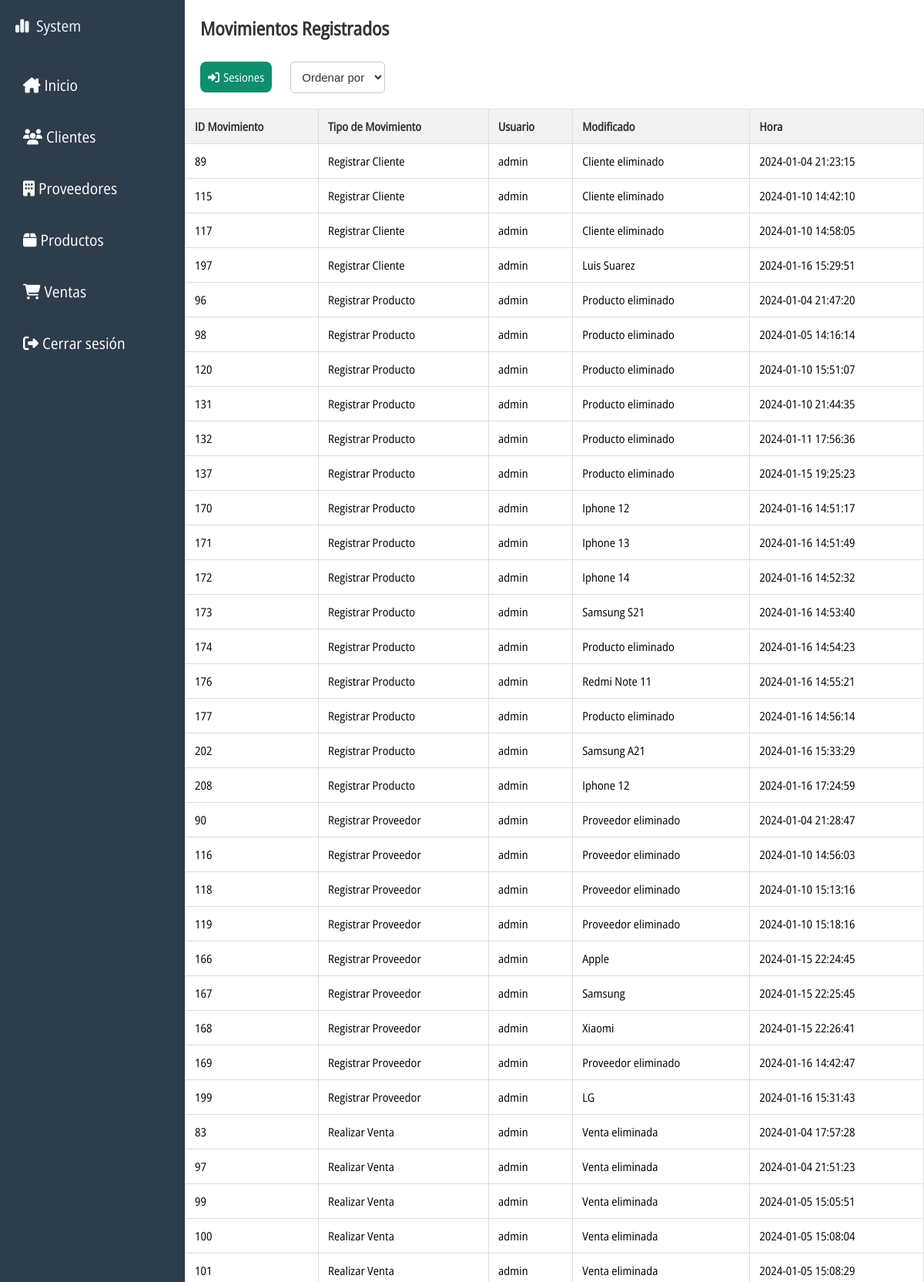
Screenshot of /movimientos.php (signed in, upper part) with the database file from the repository.
### tables this page shows
CREATE TABLE `usermovimiento` (
  `id_movimiento` int(11) NOT NULL,
  `tipo_movimiento` int(11) DEFAULT NULL,
  `id_usuario` int(11) DEFAULT NULL,
  `hora` timestamp NOT NULL DEFAULT current_timestamp(),
  `id_relacion` int(11) DEFAULT NULL,
  `tipo_relacion` enum('cliente','producto','proveedor','venta') DEFAULT NULL
);

CREATE TABLE `tipomovimientos` (
  `id_tipomovimiento` int(11) NOT NULL,
  `descripcion_mov` varchar(255) DEFAULT NULL
);

CREATE TABLE `usuario` (
  `id_usuario` int(11) NOT NULL,
  `nom_ape` text NOT NULL,
  `dni` int(8) NOT NULL,
  `mail` varchar(255) NOT NULL,
  `telefono` bigint(20) NOT NULL,
  `contra_user` varchar(255) NOT NULL,
  `id_rol` int(20) NOT NULL
);

### movimientos.php (the view, shortened to what this page needs)
<?php
include('conexion.php');
?>
<?php include("cabecera.php"); ?>
<body>
<?php include("lateral.php"); ?>
<section id="content-index">
<h1>Movimientos Registrados</h1>
<div class="botones">
<a href="sesiones.php"><i class="fa-solid fa-right-to-bracket"></i>Sesiones</a>
<select name="ordenar">
    <option value="">Ordenar por</option>
</select>
</div>
<table class="table-user">
    <thead>
        <th>ID Movimiento</th>
        <th>Tipo de Movimiento</th>
        <th>Usuario</th>
        <th>Modificado</th>
        <th>Hora</th>
    </thead>
    <tbody>
    <?php
    $sql = "SELECT um.id_movimiento, tm.descripcion_mov AS tipo_movimiento, u.nom_ape AS usuario, um.hora,
    CASE
        WHEN um.tipo_relacion = 'cliente' THEN COALESCE(c.nom_ape, 'Cliente eliminado')
        WHEN um.tipo_relacion = 'producto' THEN COALESCE(p.nom_producto, 'Producto eliminado')
        WHEN um.tipo_relacion = 'proveedor' THEN COALESCE(pr.razon_social, 'Proveedor eliminado')
        WHEN um.tipo_relacion = 'venta' THEN  COALESCE(v.id_venta, 'Venta eliminada')
        ELSE ''
    END AS relacionado
FROM usermovimiento um
INNER JOIN tipomovimientos tm ON um.tipo_movimiento = tm.id_tipomovimiento
INNER JOIN usuario u ON um.id_usuario = u.id_usuario
LEFT JOIN cliente c ON um.tipo_relacion = 'cliente' AND um.id_relacion = c.id_cliente
LEFT JOIN producto p ON um.tipo_relacion = 'producto' AND um.id_relacion = p.id_producto
LEFT JOIN proveedor pr ON um.tipo_relacion = 'proveedor' AND um.id_relacion = pr.id_proveedor
LEFT JOIN venta v ON um.tipo_relacion = 'venta' AND um.id_relacion = v.id_venta";
        $result = mysqli_query($con, $sql);
        while ($row = mysqli_fetch_array($result)) {
            echo "<tr>";
            echo "<td>" . $row['id_movimiento'] . "</td>";
            echo "<td>" . $row['tipo_movimiento'] . "</td>";
            echo "<td>" . $row['usuario'] . "</td>";
            echo "<td>" . $row['relacionado'] . "</td>";
            echo "<td>" . $row['hora'] . "</td>";
            echo "</tr>";
        }
        ?>
    </tbody>
</table>
</section>
</div>
</body>
</html>

### css/estilo.css (style rules this page uses)
* { margin: 0px; padding: 0px; }
#content-index { background-color: white; grid-area: content-index; overflow-y: auto; }
#content-index h1 { font-family: OpenSans; color: #333; margin: 20px; display: inline-block; }
.table-user { font-family: OpenSans; font-size: 15px; border-collapse: collapse; width: 100%; margin: 20px 0; overflow-y: auto; max-height: calc(100vh - 40px); }
.table-user th, .table-user td { padding: 12px; border: 1px solid #ddd; text-align: left; }
.table-user th { background-color: #f2f2f2; color: #333; }
.botones a { font-family: OpenSans; color: white; background-color:#0D8E6E ; padding: 10px; text-decoration: none; border-radius: 8px; font-size: 15px; margin-left: 20px; }
.botones a i { margin-right: 5px; margin-top:20px; margin-bottom: 10px; }
select { padding: 10px; font-size: 15px; border: 1px solid #ccc; border-radius: 5px; background-color: #fff; color: #333; margin-left: 20px; }
select option { background-color: #fff; color: #333; }

### rows the page displays
usermovimiento: id_movimiento "89", tipo_movimiento.descripcion_mov "Registrar Cliente", id_usuario.nom_ape "admin", relacionado "Cliente eliminado", hora "2024-01-04 21:23:15"
usermovimiento: id_movimiento "115", tipo_movimiento.descripcion_mov "Registrar Cliente", id_usuario.nom_ape "admin", relacionado "Cliente eliminado", hora "2024-01-10 14:42:10"
usermovimiento: id_movimiento "117", tipo_movimiento.descripcion_mov "Registrar Cliente", id_usuario.nom_ape "admin", relacionado "Cliente eliminado", hora "2024-01-10 14:58:05"
usermovimiento: id_movimiento "197", tipo_movimiento.descripcion_mov "Registrar Cliente", id_usuario.nom_ape "admin", relacionado "Luis Suarez", hora "2024-01-16 15:29:51"
usermovimiento: id_movimiento "96", tipo_movimiento.descripcion_mov "Registrar Producto", id_usuario.nom_ape "admin", relacionado "Producto eliminado", hora "2024-01-04 21:47:20"
usermovimiento: id_movimiento "98", tipo_movimiento.descripcion_mov "Registrar Producto", id_usuario.nom_ape "admin", relacionado "Producto eliminado", hora "2024-01-05 14:16:14"
usermovimiento: id_movimiento "120", tipo_movimiento.descripcion_mov "Registrar Producto", id_usuario.nom_ape "admin", relacionado "Producto eliminado", hora "2024-01-10 15:51:07"
usermovimiento: id_movimiento "131", tipo_movimiento.descripcion_mov "Registrar Producto", id_usuario.nom_ape "admin", relacionado "Producto eliminado", hora "2024-01-10 21:44:35"
usermovimiento: id_movimiento "132", tipo_movimiento.descripcion_mov "Registrar Producto", id_usuario.nom_ape "admin", relacionado "Producto eliminado", hora "2024-01-11 17:56:36"
usermovimiento: id_movimiento "137", tipo_movimiento.descripcion_mov "Registrar Producto", id_usuario.nom_ape "admin", relacionado "Producto eliminado", hora "2024-01-15 19:25:23"
usermovimiento: id_movimiento "170", tipo_movimiento.descripcion_mov "Registrar Producto", id_usuario.nom_ape "admin", relacionado "Iphone 12", hora "2024-01-16 14:51:17"
usermovimiento: id_movimiento "171", tipo_movimiento.descripcion_mov "Registrar Producto", id_usuario.nom_ape "admin", relacionado "Iphone 13", hora "2024-01-16 14:51:49"
usermovimiento: id_movimiento "172", tipo_movimiento.descripcion_mov "Registrar Producto", id_usuario.nom_ape "admin", relacionado "Iphone 14", hora "2024-01-16 14:52:32"
usermovimiento: id_movimiento "173", tipo_movimiento.descripcion_mov "Registrar Producto", id_usuario.nom_ape "admin", relacionado "Samsung S21", hora "2024-01-16 14:53:40"
usermovimiento: id_movimiento "174", tipo_movimiento.descripcion_mov "Registrar Producto", id_usuario.nom_ape "admin", relacionado "Producto eliminado", hora "2024-01-16 14:54:23"
usermovimiento: id_movimiento "176", tipo_movimiento.descripcion_mov "Registrar Producto", id_usuario.nom_ape "admin", relacionado "Redmi Note 11", hora "2024-01-16 14:55:21"
usermovimiento: id_movimiento "177", tipo_movimiento.descripcion_mov "Registrar Producto", id_usuario.nom_ape "admin", relacionado "Producto eliminado", hora "2024-01-16 14:56:14"
usermovimiento: id_movimiento "202", tipo_movimiento.descripcion_mov "Registrar Producto", id_usuario.nom_ape "admin", relacionado "Samsung A21", hora "2024-01-16 15:33:29"
usermovimiento: id_movimiento "208", tipo_movimiento.descripcion_mov "Registrar Producto", id_usuario.nom_ape "admin", relacionado "Iphone 12", hora "2024-01-16 17:24:59"
usermovimiento: id_movimiento "90", tipo_movimiento.descripcion_mov "Registrar Proveedor", id_usuario.nom_ape "admin", relacionado "Proveedor eliminado", hora "2024-01-04 21:28:47"
usermovimiento: id_movimiento "116", tipo_movimiento.descripcion_mov "Registrar Proveedor", id_usuario.nom_ape "admin", relacionado "Proveedor eliminado", hora "2024-01-10 14:56:03"
usermovimiento: id_movimiento "118", tipo_movimiento.descripcion_mov "Registrar Proveedor", id_usuario.nom_ape "admin", relacionado "Proveedor eliminado", hora "2024-01-10 15:13:16"
usermovimiento: id_movimiento "119", tipo_movimiento.descripcion_mov "Registrar Proveedor", id_usuario.nom_ape "admin", relacionado "Proveedor eliminado", hora "2024-01-10 15:18:16"
usermovimiento: id_movimiento "166", tipo_movimiento.descripcion_mov "Registrar Proveedor", id_usuario.nom_ape "admin", relacionado "Apple", hora "2024-01-15 22:24:45"
usermovimiento: id_movimiento "167", tipo_movimiento.descripcion_mov "Registrar Proveedor", id_usuario.nom_ape "admin", relacionado "Samsung", hora "2024-01-15 22:25:45"
usermovimiento: id_movimiento "168", tipo_movimiento.descripcion_mov "Registrar Proveedor", id_usuario.nom_ape "admin", relacionado "Xiaomi", hora "2024-01-15 22:26:41"
usermovimiento: id_movimiento "169", tipo_movimiento.descripcion_mov "Registrar Proveedor", id_usuario.nom_ape "admin", relacionado "Proveedor eliminado", hora "2024-01-16 14:42:47"
usermovimiento: id_movimiento "199", tipo_movimiento.descripcion_mov "Registrar Proveedor", id_usuario.nom_ape "admin", relacionado "LG", hora "2024-01-16 15:31:43"
usermovimiento: id_movimiento "83", tipo_movimiento.descripcion_mov "Realizar Venta", id_usuario.nom_ape "admin", relacionado "Venta eliminada", hora "2024-01-04 17:57:28"
usermovimiento: id_movimiento "97", tipo_movimiento.descripcion_mov "Realizar Venta", id_usuario.nom_ape "admin", relacionado "Venta eliminada", hora "2024-01-04 21:51:23"
usermovimiento: id_movimiento "99", tipo_movimiento.descripcion_mov "Realizar Venta", id_usuario.nom_ape "admin", relacionado "Venta eliminada", hora "2024-01-05 15:05:51"
usermovimiento: id_movimiento "100", tipo_movimiento.descripcion_mov "Realizar Venta", id_usuario.nom_ape "admin", relacionado "Venta eliminada", hora "2024-01-05 15:08:04"
usermovimiento: id_movimiento "101", tipo_movimiento.descripcion_mov "Realizar Venta", id_usuario.nom_ape "admin", relacionado "Venta eliminada", hora "2024-01-05 15:08:29"
